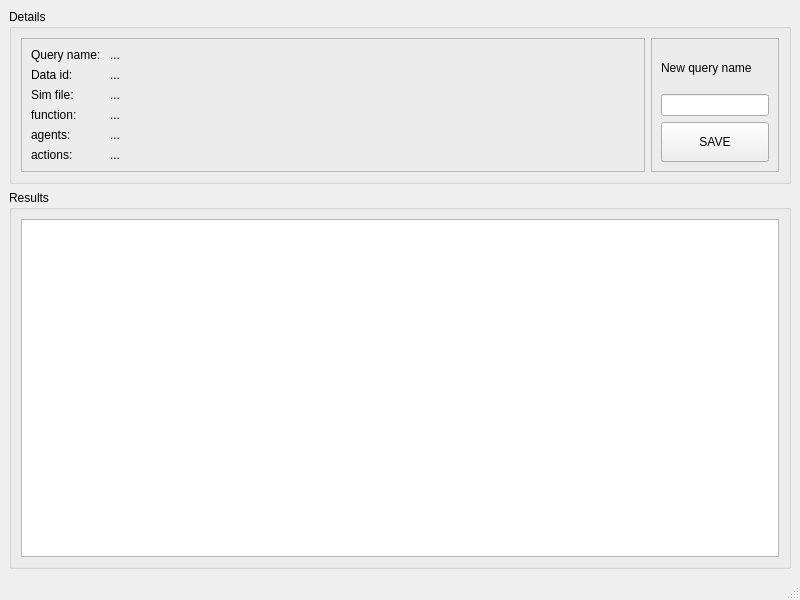
<?xml version="1.0" encoding="UTF-8"?>
<ui version="4.0">
 <class>MainWindow</class>
 <widget class="QMainWindow" name="MainWindow">
  <property name="geometry">
   <rect>
    <x>0</x>
    <y>0</y>
    <width>800</width>
    <height>600</height>
   </rect>
  </property>
  <property name="windowTitle">
   <string>MainWindow</string>
  </property>
  <widget class="QWidget" name="centralwidget">
   <layout class="QVBoxLayout" name="verticalLayout">
    <item>
     <widget class="QGroupBox" name="groupBox_2">
      <property name="title">
       <string>Details</string>
      </property>
      <layout class="QHBoxLayout" name="horizontalLayout_2">
       <item>
        <widget class="QFrame" name="frame_2">
         <property name="frameShape">
          <enum>QFrame::StyledPanel</enum>
         </property>
         <property name="frameShadow">
          <enum>QFrame::Raised</enum>
         </property>
         <layout class="QGridLayout" name="gridLayout">
          <item row="5" column="0">
           <widget class="QLabel" name="label_4">
            <property name="text">
             <string>agents:</string>
            </property>
           </widget>
          </item>
          <item row="6" column="2">
           <widget class="QLabel" name="actions_label">
            <property name="text">
             <string>...</string>
            </property>
           </widget>
          </item>
          <item row="6" column="0">
           <widget class="QLabel" name="label_5">
            <property name="text">
             <string>actions:</string>
            </property>
           </widget>
          </item>
          <item row="4" column="2">
           <widget class="QLabel" name="function_label">
            <property name="text">
             <string>...</string>
            </property>
           </widget>
          </item>
          <item row="0" column="0">
           <widget class="QLabel" name="label_7">
            <property name="text">
             <string>Query name: </string>
            </property>
           </widget>
          </item>
          <item row="5" column="2">
           <widget class="QLabel" name="agents_label">
            <property name="text">
             <string>...</string>
            </property>
           </widget>
          </item>
          <item row="3" column="2">
           <widget class="QLabel" name="sim_file_label">
            <property name="text">
             <string>...</string>
            </property>
           </widget>
          </item>
          <item row="1" column="2">
           <widget class="QLabel" name="data_id_label">
            <property name="text">
             <string>...</string>
            </property>
           </widget>
          </item>
          <item row="1" column="0">
           <widget class="QLabel" name="label">
            <property name="sizePolicy">
             <sizepolicy hsizetype="Fixed" vsizetype="Preferred">
              <horstretch>0</horstretch>
              <verstretch>0</verstretch>
             </sizepolicy>
            </property>
            <property name="text">
             <string>Data id: </string>
            </property>
           </widget>
          </item>
          <item row="4" column="0">
           <widget class="QLabel" name="label_3">
            <property name="text">
             <string>function:</string>
            </property>
           </widget>
          </item>
          <item row="3" column="0">
           <widget class="QLabel" name="label_2">
            <property name="text">
             <string>Sim file: </string>
            </property>
           </widget>
          </item>
          <item row="0" column="2">
           <widget class="QLabel" name="query_name_label">
            <property name="text">
             <string>...</string>
            </property>
           </widget>
          </item>
         </layout>
        </widget>
       </item>
       <item>
        <widget class="QFrame" name="frame_3">
         <property name="sizePolicy">
          <sizepolicy hsizetype="Fixed" vsizetype="Preferred">
           <horstretch>0</horstretch>
           <verstretch>0</verstretch>
          </sizepolicy>
         </property>
         <property name="frameShape">
          <enum>QFrame::StyledPanel</enum>
         </property>
         <property name="frameShadow">
          <enum>QFrame::Raised</enum>
         </property>
         <layout class="QGridLayout" name="gridLayout_2">
          <item row="0" column="0">
           <widget class="QLabel" name="label_6">
            <property name="text">
             <string>New query name</string>
            </property>
           </widget>
          </item>
          <item row="2" column="0">
           <widget class="QPushButton" name="save_query_button">
            <property name="sizePolicy">
             <sizepolicy hsizetype="Minimum" vsizetype="Preferred">
              <horstretch>0</horstretch>
              <verstretch>0</verstretch>
             </sizepolicy>
            </property>
            <property name="text">
             <string>SAVE</string>
            </property>
           </widget>
          </item>
          <item row="1" column="0">
           <widget class="QLineEdit" name="query_name_save_input"/>
          </item>
         </layout>
        </widget>
       </item>
      </layout>
     </widget>
    </item>
    <item>
     <widget class="QGroupBox" name="groupBox">
      <property name="title">
       <string>Results</string>
      </property>
      <layout class="QVBoxLayout" name="verticalLayout_2">
       <item>
        <widget class="QTableView" name="raw_data_table"/>
       </item>
      </layout>
     </widget>
    </item>
   </layout>
  </widget>
  <widget class="QMenuBar" name="menubar">
   <property name="geometry">
    <rect>
     <x>0</x>
     <y>0</y>
     <width>800</width>
     <height>22</height>
    </rect>
   </property>
  </widget>
  <widget class="QStatusBar" name="statusbar"/>
 </widget>
 <resources/>
 <connections/>
</ui>
